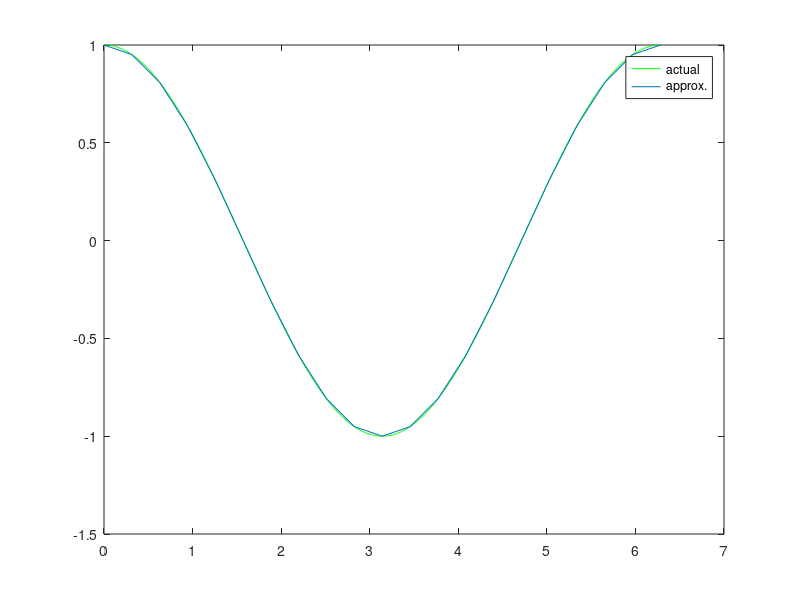

MATLAB code to generate this figure:

% This code will approxmmate the function f using the DFT

clear all 
close all 

a=0;b=2*pi; % define interval, i.e. endpoints of domain(f) 

N=20; % number of sample points to take from f

% build vector of points in domain(f) to sample from
for j=1:N+1
   x(j) = (b-a)*(j-1)/N;
end

f= cos(x); % approximate cos(x) with resulting Fourier series


% build matrix of powers of roots of unity
for m=1:N+1
   for n=1:N+1
      F(m,n) = exp((m-1)*(n-1)*(2*pi*i)/N);
   end
end

% solve f = Fc by domng F\f
c = F\f'; % c is vector of Fourier coefficients

% plot discrete cos(x) using N points 

xx=0:0.01:2*pi;
plot(xx,cos(xx),'g')
hold on

% build the Fourier series using coefficients from c
summ=0;
for k=1:length(c)
   summ = summ + c(k)*exp(i*(k-1)*x); 
end

% plot the fourier series against the discrete sin function 
plot(x,summ)
legend('actual','approx.')